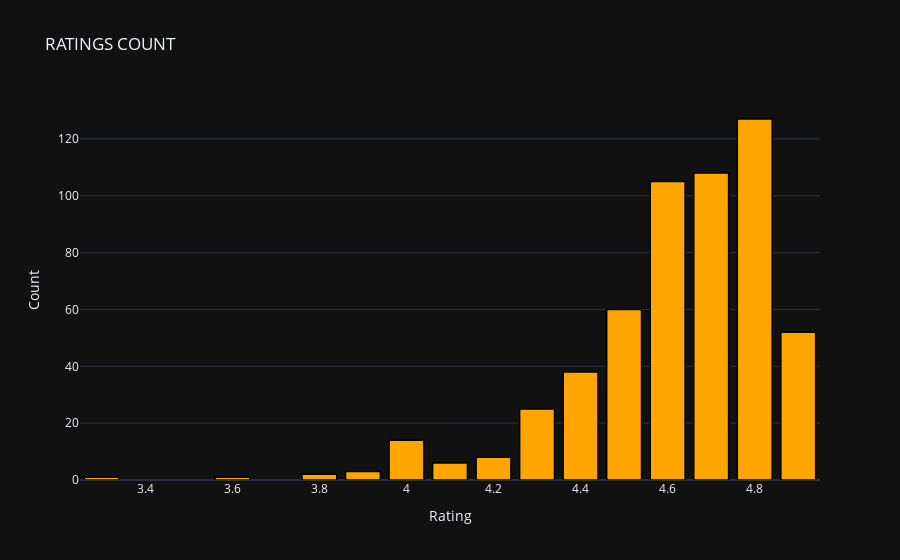

Source (notebook cell):
### Markdown cell above
## Bestseller rating count

### Code cell
temp_df = data['User Rating'].value_counts().reset_index()

# create trace1
trace1 = go.Bar(x = temp_df['User Rating'], y = temp_df['count'],
                marker = dict(color = 'rgb(255,165,0)',
                              line=dict(color='rgb(0,0,0)',width=1.5)))
layout = go.Layout(template= "plotly_dark",title = 'RATINGS COUNT' , 
                   xaxis = dict(title = 'Rating'), yaxis = dict(title = 'Count'))
fig = go.Figure(data = [trace1], layout = layout)
fig.show()
bold("**MOST OF THE RATINGS ARE IN THE RANGE OF 4.6 TO 4.8**")

### Figure 1 — Plotly figure (JSON) as saved in the notebook; plotly's stock layout.template omitted (floating-point values rounded to 4 significant figures)
{"data": [{"marker": {"color": "rgb(255,165,0)", "line": {"color": "rgb(0, 0, 0)", "width": 1.5}}, "type": "bar", "x": [4.8, 4.7, 4.6, 4.5, 4.9, 4.4, 4.3, 4, 4.2, 4.1, 3.9, 3.8, 3.6, 3.3], "y": [127, 108, 105, 60, 52, 38, 25, 14, 8, 6, 3, 2, 1, 1]}], "layout": {"autosize": true, "title": {"text": "RATINGS COUNT"}, "xaxis": {"autorange": true, "range": [3.25, 4.95], "title": {"text": "Rating"}, "type": "linear"}, "yaxis": {"autorange": true, "range": [0, 133.7], "title": {"text": "Count"}, "type": "linear"}}}
